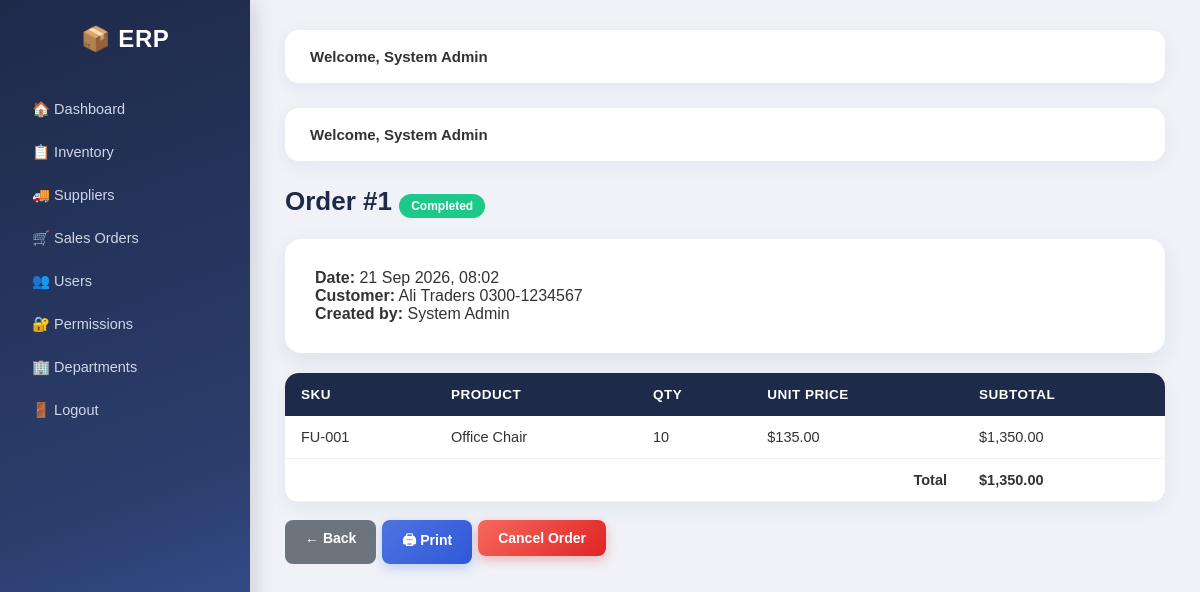
Page /orders/view.php?id=1 (signed in) on the committed database.
### tables this page shows
CREATE TABLE `sales_orders` (
  `id` int(11) NOT NULL,
  `customer_id` int(11) DEFAULT NULL,
  `user_id` int(11) DEFAULT NULL,
  `order_date` timestamp NOT NULL DEFAULT current_timestamp(),
  `total` decimal(12,2) DEFAULT 0.00,
  `status` enum('pending','completed','cancelled') DEFAULT 'pending'
);

CREATE TABLE `customers` (
  `id` int(11) NOT NULL,
  `name` varchar(100) NOT NULL,
  `email` varchar(100) DEFAULT NULL,
  `phone` varchar(30) DEFAULT NULL
);

CREATE TABLE `users` (
  `id` int(11) NOT NULL,
  `full_name` varchar(100) NOT NULL,
  `email` varchar(100) NOT NULL,
  `password` varchar(255) NOT NULL,
  `role_id` int(11) NOT NULL,
  `department_id` int(11) DEFAULT NULL,
  `created_at` timestamp NOT NULL DEFAULT current_timestamp()
);

CREATE TABLE `order_items` (
  `id` int(11) NOT NULL,
  `order_id` int(11) NOT NULL,
  `product_id` int(11) NOT NULL,
  `qty` int(11) NOT NULL,
  `unit_price` decimal(10,2) NOT NULL
);

CREATE TABLE `products` (
  `id` int(11) NOT NULL,
  `sku` varchar(50) NOT NULL,
  `name` varchar(150) NOT NULL,
  `category_id` int(11) DEFAULT NULL,
  `supplier_id` int(11) DEFAULT NULL,
  `price` decimal(10,2) NOT NULL,
  `quantity` int(11) DEFAULT 0,
  `reorder_level` int(11) DEFAULT 10
);

### includes/auth.php (called while the page is built, shortened)
<?php
require_once __DIR__ . '/../config/db.php';
function can($module, $action) {
    global $pdo;
    $col = 'can_' . $action;
    $stmt = $pdo->prepare("SELECT $col FROM permissions WHERE role_id=? AND module=?");
    $stmt->execute([$_SESSION['role_id'], $module]);
    return (bool) $stmt->fetchColumn();
}

### orders/view.php (the view, shortened to what this page needs)
<?php
require '../includes/auth.php';
$id = (int)($_GET['id'] ?? 0);
$stmt = $pdo->prepare("
  SELECT o.*, c.name AS customer, c.phone, u.full_name AS staff
  FROM sales_orders o
  LEFT JOIN customers c ON o.customer_id = c.id
  LEFT JOIN users u ON o.user_id = u.id
  WHERE o.id=?");
$stmt->execute([$id]);
$o = $stmt->fetch(PDO::FETCH_ASSOC);
$stmt = $pdo->prepare("
  SELECT i.*, p.name, p.sku FROM order_items i
  JOIN products p ON i.product_id = p.id WHERE i.order_id=?");
$stmt->execute([$id]);
$items = $stmt->fetchAll(PDO::FETCH_ASSOC);
$color = ['completed' => 'green', 'cancelled' => 'red', 'pending' => 'orange'][$o['status']];
require '../includes/header.php';
?>
<h1>Order #<?= $o['id'] ?> <span class="badge <?= $color ?>"><?= ucfirst($o['status']) ?></span></h1>
<div class="form-box" style="max-width:100%;margin-bottom:20px">
  <p><b>Date:</b> <?= date('d M Y, H:i', strtotime($o['order_date'])) ?></p>
  <p><b>Customer:</b> <?= htmlspecialchars($o['customer'] ?? 'N/A') ?> <?= htmlspecialchars($o['phone'] ?? '') ?></p>
  <p><b>Created by:</b> <?= htmlspecialchars($o['staff'] ?? '-') ?></p>
</div>
<table>
  <tr><th>SKU</th><th>Product</th><th>Qty</th><th>Unit price</th><th>Subtotal</th></tr>
  <?php foreach ($items as $i): ?>
  <tr>
    <td><?= htmlspecialchars($i['sku']) ?></td>
    <td><?= htmlspecialchars($i['name']) ?></td>
    <td><?= $i['qty'] ?></td>
    <td>$<?= number_format($i['unit_price'], 2) ?></td>
    <td>$<?= number_format($i['qty'] * $i['unit_price'], 2) ?></td>
  </tr>
  <?php endforeach; ?>
  <tr><td colspan="4" align="right"><b>Total</b></td><td><b>$<?= number_format($o['total'], 2) ?></b></td></tr>
</table>
<br>
<div class="actions">
  <a class="btn gray" href="index.php">← Back</a>
  <button class="btn" onclick="window.print()">🖨 Print</button>
  <?php if ($o['status'] === 'completed' && can('orders', 'edit')): ?>
  <form method="POST" action="cancel.php" onsubmit="return confirm('Cancel this order and return stock?')">
    <button class="btn danger">Cancel Order</button>
  </form>
  <?php endif; ?>
</div>
<?php require '../includes/footer.php'; ?>

### assets/css/style.css (style rules this page uses)
* { margin:0; padding:0; box-sizing:border-box; }
body { font-family:'Poppins', sans-serif; background:#f0f2f8; display:flex; min-height:100vh; color:#333; }
.green { background:linear-gradient(135deg,#1cc88a,#0f9d6e) }
table { width:100%; border-collapse:collapse; background:#fff; border-radius:14px; overflow:hidden; box-shadow:0 6px 20px rgba(30,42,74,.06); }
th { background:#1e2a4a; color:#fff; padding:14px 16px; text-align:left; font-weight:600; font-size:13.5px; text-transform:uppercase; letter-spacing:.5px; }
td { padding:13px 16px; border-bottom:1px solid #f0f0f5; font-size:14.5px; }
tbody tr { transition:background .2s ease; }
.btn { display:inline-block; padding:10px 20px; background:linear-gradient(135deg,#4e73df,#2e59d9); color:#fff; border:none; border-radius:8px; text-decoration:none; cursor:pointer; font-family:inherit; font-weight:600; font-size:14px; transition:all .25s ease; box-shadow:0 4px 12px rgba(78,115,223,.3); }
.btn.danger { background:linear-gradient(135deg,#f6685e,#e02424); box-shadow:0 4px 12px rgba(224,36,36,.3); }
.btn.gray { background:#6c757d; box-shadow:none; }
.form-box { background:#fff; padding:30px; border-radius:16px; max-width:650px; box-shadow:0 8px 25px rgba(30,42,74,.08); animation:fadeUp .4s ease; }
.badge { padding:5px 12px; border-radius:20px; font-size:12px; font-weight:600; color:#fff; }
.badge.green { background:#1cc88a; }
.actions { display:flex; gap:6px; }
.actions form { margin:0; }
h1 { margin-bottom:22px; color:#1e2a4a; font-weight:700; font-size:26px; }

### rows in the picture
sales_orders: id "1", status "Completed", order_date "21 Sep 2026, 08:02", customer.name "Ali Traders", customer.phone "0300-1234567", user.full_name "System Admin", total "1,350.00"
order_items: product.sku "FU-001", product.name "Office Chair", qty "10", unit_price "135.00", $i['qty'] * $i['unit_price'] "1,350.00"

### other values in the picture
$_SESSION['full_name'] "System Admin"
